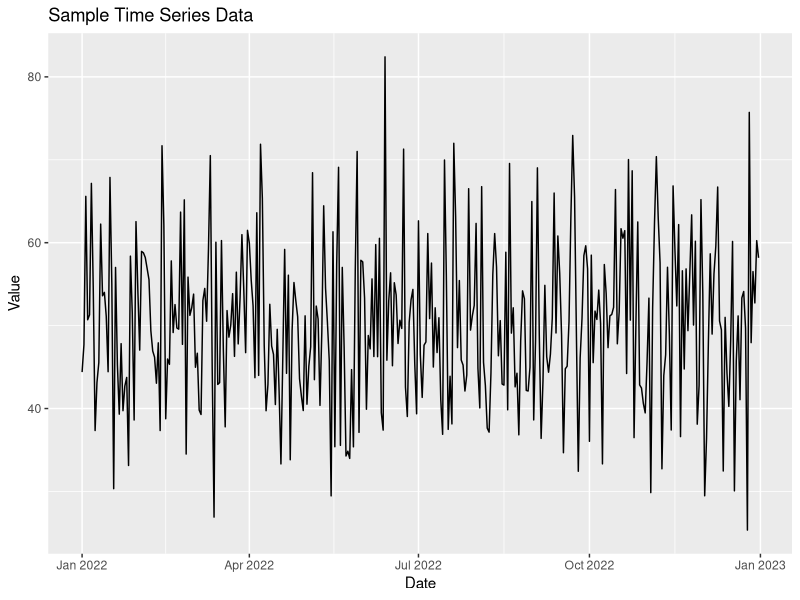

Here is the R script that generated this plot:
library(ggplot2)
library(lubridate)

set.seed(123)
dates <- seq(from = ymd("2022-01-01"), by = "days", length.out = 365)
values <- rnorm(365, mean = 50, sd = 10)
ts_data <- data.frame(Date = dates, Value = values)

# line plot
ggplot(data = ts_data, aes(x = Date, y = Value)) +
  geom_line() +
  labs(title = "Sample Time Series Data",
       x = "Date",
       y = "Value")
